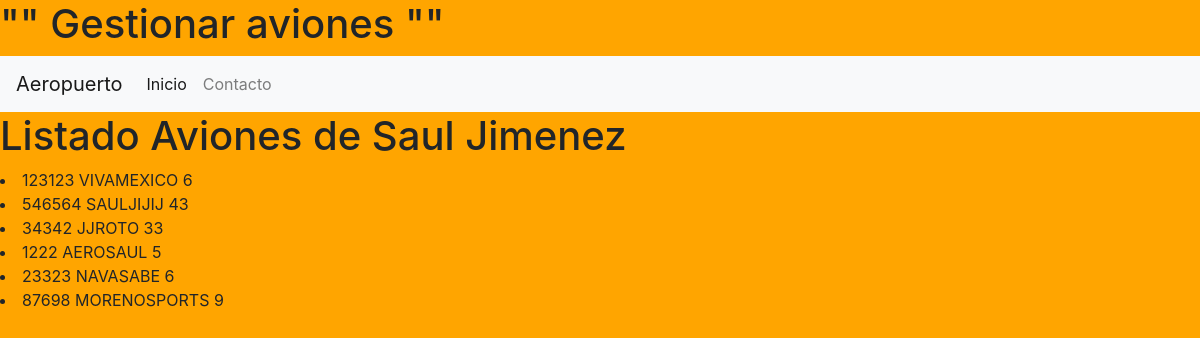
The page / on the database its author committed.
### aviones_app/models.py (models this page shows, shortened)
class Aviones(models.Model):
    codigo=models.CharField(primary_key=True,max_length=6)
    nombre=models.CharField(max_length=50)
    npasajero=models.IntegerField()

### aviones_app/views.py (the view)
# urls.py: path("" ,views.listadoAviones,name="listadoAviones")
def listadoAviones(request):
    losAviones=Aviones.objects.all()
    return render(request,"gestionarAviones.html",{"misaviones":losAviones})

### aviones_app/templates/gestionarAviones.html (shortened to what this page needs)
{% extends "base.html" %}
{% block cuerpo %}
    <h1> "" Gestionar aviones ""</h1>
{% endblock %}

### aviones_app/templates/base.html (shortened to what this page needs)
<!DOCTYPE html>
<html>
<head>
<link rel="stylesheet" href="https://cdn.jsdelivr.net/npm/bootstrap@4.3.1/dist/css/bootstrap.min.css">
</head>
<body style="background-color:orange;">
    {% block cuerpo %}
    {% endblock %}
<nav class="navbar navbar-expand-lg navbar-light bg-light">
    <a class="navbar-brand" href="#">Aeropuerto</a>
    <div class="collapse navbar-collapse" id="navbarNav">
        <ul class="navbar-nav">
        <li class="nav-item active">
            <a class="nav-link" href="#">Inicio <span class="sr-only">(current)</span></a>
        </li>
        <li class="nav-item">
            <a class="nav-link" href="#">Contacto</a>
        </li>
    </ul>
</div>
</nav>
<h1> Listado Aviones de Saul Jimenez </h1>
{% for a in misaviones  %}
<li>  {{a.codigo}} {{a.nombre}} {{a.npasajero}}</li>
{% endfor %}
</body>
</html>

### rows shown on the page
Aviones: codigo "123123", nombre "VIVAMEXICO", npasajero "6"
Aviones: codigo "546564", nombre "SAULJIJIJ", npasajero "43"
Aviones: codigo "34342", nombre "JJROTO", npasajero "33"
Aviones: codigo "1222", nombre "AEROSAUL", npasajero "5"
Aviones: codigo "23323", nombre "NAVASABE", npasajero "6"
Aviones: codigo "87698", nombre "MORENOSPORTS", npasajero "9"
